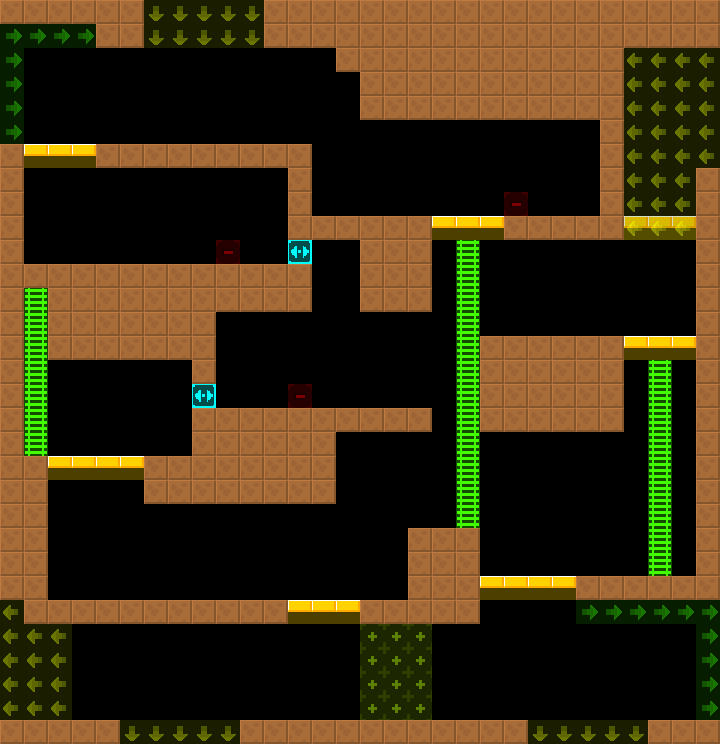

Tiled map render using the project's own tile images. Description and the map definition, with tile-layer contents summarised, below:
An orthogonal 30x31 tile map with 24x24 px tiles, 2 tile layers (col, lnk), 2 tilesets and 7 objects (5x Door, 2x FakeBlackWall).

<map version="1.4" tiledversion="1.4.2" orientation="orthogonal" renderorder="right-down" width="30" height="31" tilewidth="24" tileheight="24" infinite="0" nextlayerid="4" nextobjectid="8">
 <tileset firstgid="6" source="../../lnk.tsx" />
 <tileset firstgid="1" source="../../col.tsx" />
 <layer id="1" name="col" width="30" height="31">
  <data>[930 cells, 355 non-empty, 4 distinct tile ids]</data>
 </layer>
 <layer id="2" name="lnk" width="30" height="31" opacity="0.5">
  <data>[930 cells, 95 non-empty, 5 distinct tile ids]</data>
 </layer>
 <objectgroup id="3" name="markers" opacity="0.5">
  <object id="1" name="Door" type="Door" x="96" y="120" width="24" height="24">
   <properties>
    <property name="yr" value="0" />
    <property name="xr" value="0" />
   </properties>
  </object>
  <object id="2" name="Door" type="Door" x="504" y="192" width="24" height="24">
   <properties>
    <property name="yr" value="0" />
    <property name="xr" value="0" />
   </properties>
  </object>
  <object id="3" name="Door" type="Door" x="216" y="240" width="24" height="24">
   <properties>
    <property name="yr" value="0" />
    <property name="xr" value="0" />
   </properties>
  </object>
  <object id="4" name="FakeBlackWall" type="FakeBlackWall" x="288" y="240" width="24" height="24">
   <properties>
    <property name="yr" value="0" />
    <property name="xr" value="0" />
   </properties>
  </object>
  <object id="5" name="FakeBlackWall" type="FakeBlackWall" x="192" y="384" width="24" height="24">
   <properties>
    <property name="yr" value="0" />
    <property name="xr" value="0" />
   </properties>
  </object>
  <object id="6" name="Door" type="Door" x="288" y="384" width="24" height="24">
   <properties>
    <property name="yr" value="0" />
    <property name="xr" value="0" />
   </properties>
  </object>
  <object id="7" name="Door" type="Door" x="408" y="696" width="24" height="24">
   <properties>
    <property name="yr" value="0" />
    <property name="xr" value="0" />
   </properties>
  </object>
 </objectgroup>
</map>
